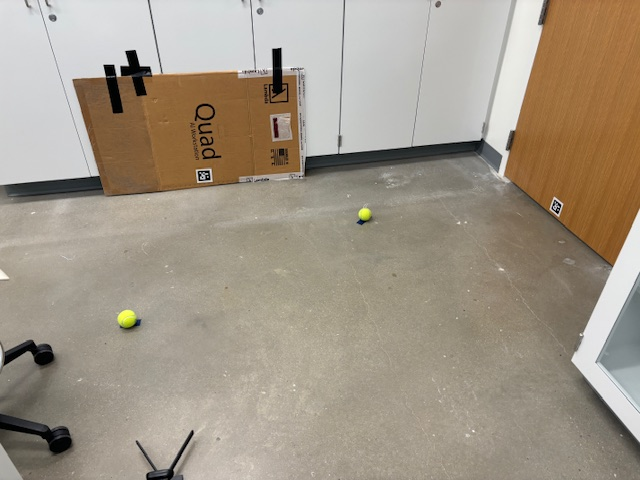
#> input picture images/IMG_1442.JPG, 640 x 480 px
$ python -i roomba_fsm_pid.py   (imports and definitions only)
#> lines starting #> are read from the running program, lines starting #| are printed output that depends on the picture; after the words box and inside, x2 and y2 are one past the last pixel; in counts of white or black regions, pixels touching at a corner belong together
#> further down, picture is the input picture: shape (480, 640, 3); mean B, G, R 135, 150.6, 161.6
# ball_dribble_aruco_dual_pid.py — PID-based Roomba dribble & chase
import cv2
import numpy as np
import pycreate2
import time
from enum import Enum, auto

# --- CONFIGURATION ---
BALL_COLOR_LOWER    = np.array([29, 86, 6])
BALL_COLOR_UPPER    = np.array([64, 255, 255])
BALL_DIAMETER_CM    = 6.7
FOCAL_LENGTH        = 700

MARKER_SIZE_CM      = 10.0
ARUCO_DICT          = cv2.aruco.DICT_5X5_50

PORT                = "COM17"
BAUD                = 115200

# Speed limits (mm/s)
FORWARD_SPEED       = 55
SCAN_SPEED          = 25

# Distance thresholds (cm)
BALL_DIST_THRESH    = 14
ARUCO_DIST_THRESH   = 34

# Pixel thresholds (unused by PID, but kept for fallback logic)
BALL_ALIGN_THRESH   = 40
APPROACH_ALIGN_THRESH = 65

# Transition timings (seconds)
BACKUP_TIME         = 3.0
TURN_TIME           = 5.0
BALL_IGNORE_TIME    = 8.0

# PID gains — tune these!
ALIGN_KP, ALIGN_KI, ALIGN_KD = 0.005, 0.0001, 0.002
DIST_KP,  DIST_KI,  DIST_KD  = 1.0,   0.01,    0.5

# --- FSM States ---
class State(Enum):
    SEARCH_ALIGN_BALL_1   = auto()
    APPROACH_BALL_1       = auto()
    SEARCH_ALIGN_ARUCO_1  = auto()
    APPROACH_ARUCO_1      = auto()
    TRANSITION            = auto()
    SEARCH_ALIGN_BALL_2   = auto()
    APPROACH_BALL_2       = auto()
    SEARCH_ALIGN_ARUCO_2  = auto()
    APPROACH_ARUCO_2      = auto()
    DONE                  = auto()

def clamp(x, lo, hi):
    return max(lo, min(hi, x))

def detect_ball(frame):
    blurred = cv2.GaussianBlur(frame, (11,11), 0)
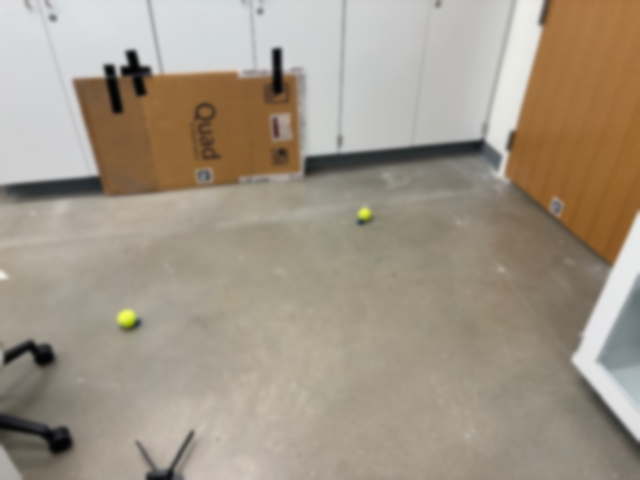
#> blurred: shape (480, 640, 3); mean B, G, R 135, 150.6, 161.6
    hsv     = cv2.cvtColor(blurred, cv2.COLOR_BGR2HSV)
#> hsv: shape (480, 640, 3); mean H, S, V 32.2, 48, 162.3
    mask    = cv2.inRange(hsv, BALL_COLOR_LOWER, BALL_COLOR_UPPER)
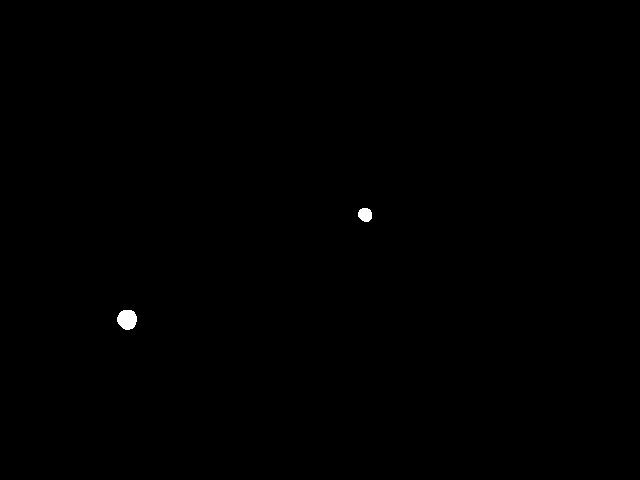
#> mask: shape (480, 640); 0.15% white; 2 white regions, box (x1, y1, x2, y2) and area: (117, 310, 137, 330) 316, (358, 208, 372, 222) 158
    mask    = cv2.erode(mask, None, iterations=2)
#> mask: shape (480, 640); 0.08% white; 2 white regions
    mask    = cv2.dilate(mask, None, iterations=2)
    cnts,_  = cv2.findContours(mask, cv2.RETR_EXTERNAL, cv2.CHAIN_APPROX_SIMPLE)
#> cnts = 2 contours; box (x1, y1, x2, y2) and area: (117, 310, 137, 330) 288, (358, 208, 372, 222) 138
    if not cnts:
        return None, None, mask
    c        = max(cnts, key=cv2.contourArea)
#> c = contour of 30 points, box (x1, y1, x2, y2) (117, 310, 137, 330), area 288
    ((x,y),r)= cv2.minEnclosingCircle(c)
#> x = 126.9; y = 319.2; r = 10.17
    if r < 10:
        return None, None, mask
    M = cv2.moments(c)
#> M = moments, m00 287.5, centre m10/m00, m01/m00 = (126.8, 319.1)
    cx = int(M["m10"]/M["m00"]) if M["m00"] else int(x)
#> cx = 126
    cy = int(M["m01"]/M["m00"]) if M["m00"] else int(y)
#> cy = 319
    dist_cm = (BALL_DIAMETER_CM * FOCAL_LENGTH)/(2*r)
#> dist_cm = 230.5
    return (cx,cy), dist_cm, mask

# [15 lines left out: function detect_aruco, not called in this run]

def send_drive(bot, left, right, note=""):
    print(f"→ {note} L={left} R={right}")
    bot.drive_direct(int(left), int(right))

# [162 lines left out: function main, not called in this run]

# [2 lines not run here, left out]

>>> import cv2
>>> picture = cv2.imread('../images/IMG_1442.JPG')
>>> result = detect_ball(picture)
